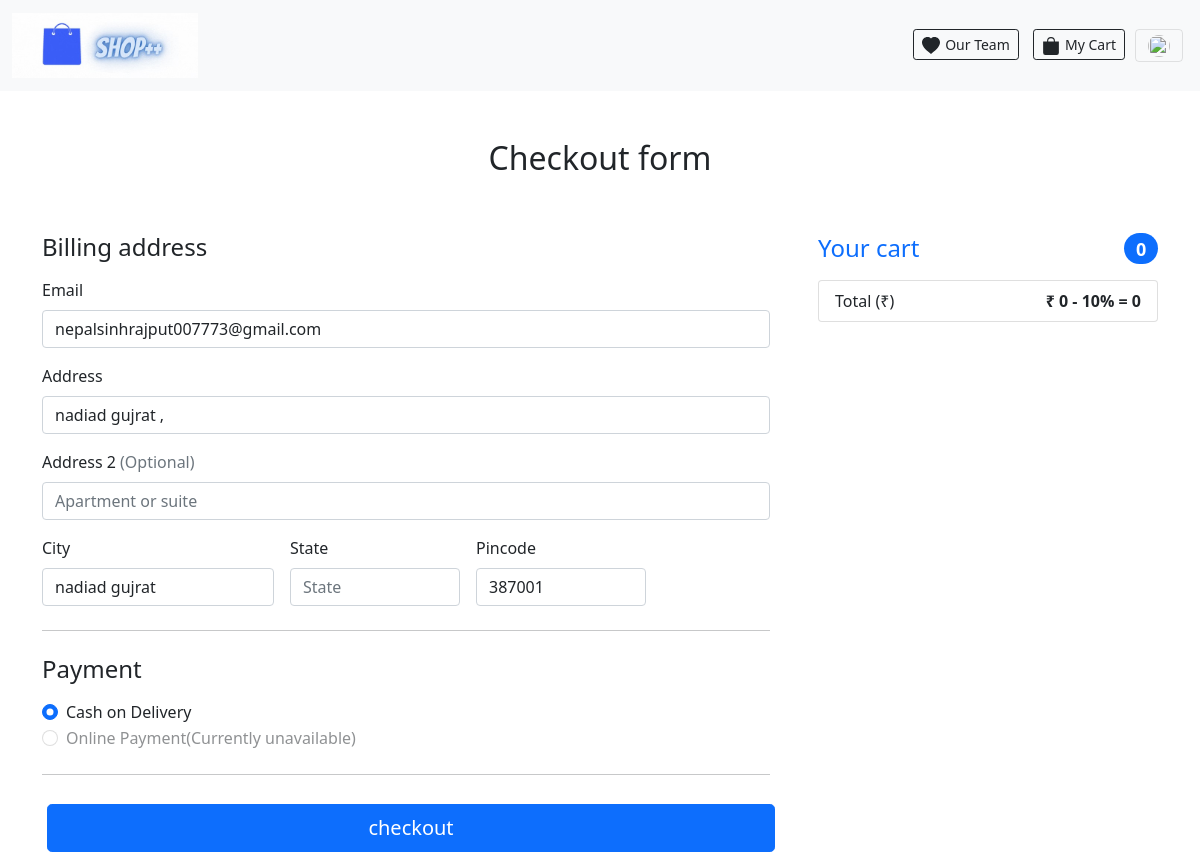
The page /checkout.php (signed in) on the database as committed earlier.
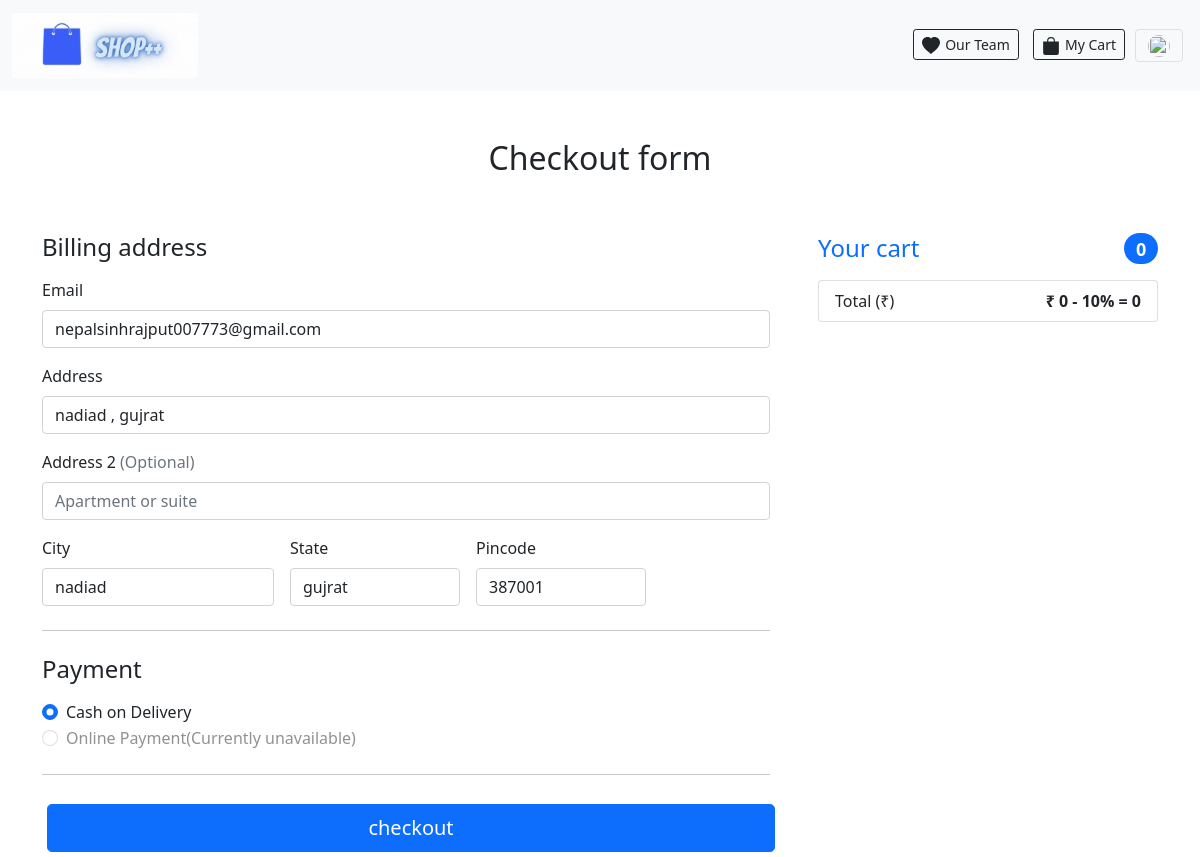
The same page on the database as committed later.
### tables this page shows
CREATE TABLE `users` (
  `id` int(11) NOT NULL,
  `username` varchar(25) NOT NULL,
  `email` varchar(255) NOT NULL,
  `password` varchar(255) NOT NULL,
  `is_admin` tinyint(1) NOT NULL DEFAULT 0,
  `active` tinyint(1) DEFAULT 0,
  `activation_code` varchar(255) NOT NULL,
  `activation_expiry` datetime NOT NULL,
  `activated_at` datetime DEFAULT NULL,
  `created_at` timestamp NOT NULL DEFAULT current_timestamp(),
  `updated_at` datetime DEFAULT current_timestamp() ON UPDATE current_timestamp(),
  `address` varchar(255) NOT NULL,
  `pincode` int(11) NOT NULL
);

### comp/nav.php (called while the page is built, shortened)
<?php
if (isset($_COOKIE['id'])) {
    $id = $_COOKIE['id'];
} else {
    $name = "Sign In ";
}
?>

### checkout.php (the view, shortened to what the changed rows need)
<?php
include "comp/config.php";
$id = $_COOKIE['id'];
$dis=$_GET['dis'] ?? 0.1;
$r=$link->query("SELECT * FROM users WHERE id=$id");
?>
<!DOCTYPE html>
<html lang="en">
<head>
    <?php include "comp/link.php";
    ?>
</head>
<body>
    <?php include "comp/nav.php";?>
        <div class="container">
            <main>
                <div class="py-5 text-center">
                    <h2>Checkout form</h2>
                </div>
                <?php
                $sql = "SELECT * FROM cart WHERE id=$id";
                $result = $link->query($sql);
                ?>
                <div class="row g-5">
                    <div class="col-md-5 col-lg-4 order-md-last">
                        <h4 class="d-flex justify-content-between align-items-center mb-3">
                            <span class="text-primary">Your cart</span>
                            <span class="badge bg-primary rounded-pill"><?= $result->num_rows ?></span>
                        </h4>
                    </div>
                    <?php
                    $sql = "SELECT * FROM users WHERE id=$id";
                    $result = $link->query($sql);
                    $row = $result->fetch_assoc();
                    $email = $row['email'];
                    $a = $row['address'];
                    $p = explode('|', $a);
                    $city = $p[0];
                    $state = $p[1];
                    $address = $city . ' , ' . $state;
                    $pin = $row['pincode'];
                    ?>
                    <div class="col-md-7 col-lg-8">
                        <form class="needs-validation" action="orders.php?dis=<?=$dis?>" method="POST" onsubmit="confirm('Do you really want to purchase products?')" novalidate>
                            <div class="row g-3">
                                <div class="col-12">
                                    <label for="email" class="form-label">Email </label>
                                    <input type="email" class="form-control" name="email" id="email" value="<?php echo $email ?? '' ?>" placeholder="you@example.com">
                                </div>
                                <div class="col-12">
                                    <label for="address" class="form-label">Address</label>
                                    <input type="text" class="form-control" name="address" id="address" value="<?php echo $address ?? '' ?>" placeholder="1234 Main St" required>
                                </div>
                                <div class="col-md-4">
                                    <label for="city" class="form-label">City</label>
                                    <input type="text" name="city" class="form-control" value="<?php echo $city ?? '' ?>" id="city" placeholder="City">
                                </div>
                                <div class="col-md-3">
                                    <label for="state" class="form-label">State</label>
                                    <input type="text" name="state" class="form-control" value="<?php echo $state ?? '' ?>" id="state" placeholder="State">
                                </div>
                                <div class="col-md-3">
                                    <label for="zip" class="form-label">Pincode</label>
                                    <input type="text" class="form-control" name="pincode" id="zip" value="<?php echo $pin ?? '' ?>" placeholder="Pincode" required>
                                </div>
                            </div>
                        </form>
                    </div>
                </div>
            </main>
        </div>
</body>
</html>

Rows that differ between the two databases and show on the page:
changed users "nepalsinhrajput007773@gmail.com": address "nadiad gujrat ," → "nadiad , gujrat"; city "nadiad gujrat" → "nadiad"; state (not shown) → "gujrat"
